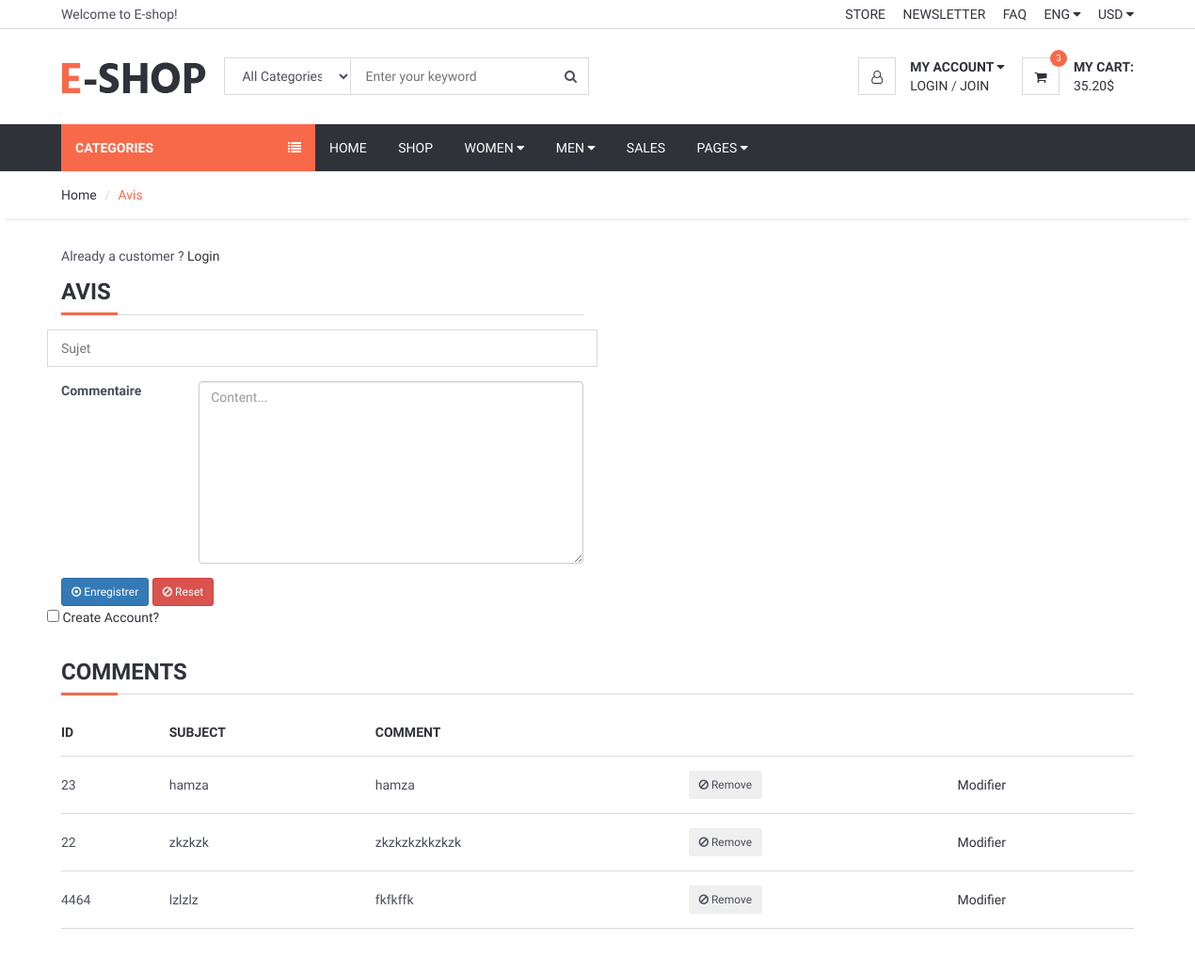
The page /Client/afficherAvis.php on the database its author committed.
### tables this page shows
CREATE TABLE IF NOT EXISTS `avis` (
  `id` int(11) NOT NULL AUTO_INCREMENT,
  `Sujet` varchar(50) DEFAULT NULL,
  `commentaire` text NOT NULL,
  PRIMARY KEY (`id`)
);

### Client/core/AvisC.php (called while the page is built, shortened)
<?PHP
class AvisC {
	function afficherAviss(){
		$sql="SElECT * From avis";
		$db = config::getConnexion();
		try{
		$liste=$db->query($sql);
		return $liste;
		}
        catch (Exception $e){
            die('Erreur: '.$e->getMessage());
        }
	}
}
?>

### Client/afficherAvis.php (the view, shortened to what this page needs)
<!DOCTYPE html>
<?PHP
include "core/AvisC.php";
$Avis1C=new AvisC();
$listeAviss=$Avis1C->afficherAviss();
?>
<html lang="en">
<head>
	<link type="text/css" rel="stylesheet" href="css/bootstrap.min.css" />
	<link type="text/css" rel="stylesheet" href="css/slick.css" />
	<link type="text/css" rel="stylesheet" href="css/slick-theme.css" />
	<link type="text/css" rel="stylesheet" href="css/nouislider.min.css" />
	<link rel="stylesheet" href="css/font-awesome.min.css">
	<link type="text/css" rel="stylesheet" href="css/style.css" />
</head>
<body>
	<header>
		<div id="top-header">
			<div class="container">
				<div class="pull-left">
					<span>Welcome to E-shop!</span>
				</div>
				<div class="pull-right">
					<ul class="header-top-links">
						<li><a href="#">Store</a></li>
						<li><a href="#">Newsletter</a></li>
						<li><a href="#">FAQ</a></li>
						<li class="dropdown default-dropdown">
							<a class="dropdown-toggle" data-toggle="dropdown" aria-expanded="true">ENG <i class="fa fa-caret-down"></i></a>
						</li>
						<li class="dropdown default-dropdown">
							<a class="dropdown-toggle" data-toggle="dropdown" aria-expanded="true">USD <i class="fa fa-caret-down"></i></a>
						</li>
					</ul>
				</div>
			</div>
		</div>
		<div id="header">
			<div class="container">
				<div class="pull-left">
					<div class="header-logo">
						<a class="logo" href="#">
							<img src="./img/logo.png" alt="">
						</a>
					</div>
					<div class="header-search">
						<form>
							<input class="input search-input" type="text" placeholder="Enter your keyword">
							<select class="input search-categories">
								<option value="0">All Categories</option>
							</select>
							<button class="search-btn"><i class="fa fa-search"></i></button>
						</form>
					</div>
				</div>
				<div class="pull-right">
					<ul class="header-btns">
						<li class="header-account dropdown default-dropdown">
							<div class="dropdown-toggle" role="button" data-toggle="dropdown" aria-expanded="true">
								<div class="header-btns-icon">
									<i class="fa fa-user-o"></i>
								</div>
								<strong class="text-uppercase">My Account <i class="fa fa-caret-down"></i></strong>
							</div>
							<a href="#" class="text-uppercase">Login</a> / <a href="#" class="text-uppercase">Join</a>
						</li>
						<li class="header-cart dropdown default-dropdown">
							<a class="dropdown-toggle" data-toggle="dropdown" aria-expanded="true">
								<div class="header-btns-icon">
									<i class="fa fa-shopping-cart"></i>
									<span class="qty">3</span>
								</div>
								<strong class="text-uppercase">My Cart:</strong>
								<br>
								<span>35.20$</span>
							</a>
						</li>
					</ul>
				</div>
			</div>
		</div>
	</header>
	<div id="navigation">
		<div class="container">
			<div id="responsive-nav">
				<div class="category-nav show-on-click">
					<span class="category-header">Categories <i class="fa fa-list"></i></span>
				</div>
				<div class="menu-nav">
					<ul class="menu-list">
						<li><a href="#">Home</a></li>
						<li><a href="#">Shop</a></li>
						<li class="dropdown mega-dropdown"><a class="dropdown-toggle" data-toggle="dropdown" aria-expanded="true">Women <i class="fa fa-caret-down"></i></a>
						</li>
						<li class="dropdown mega-dropdown full-width"><a class="dropdown-toggle" data-toggle="dropdown" aria-expanded="true">Men <i class="fa fa-caret-down"></i></a>
						</li>
						<li><a href="#">Sales</a></li>
						<li class="dropdown default-dropdown"><a class="dropdown-toggle" data-toggle="dropdown" aria-expanded="true">Pages <i class="fa fa-caret-down"></i></a>
						</li>
					</ul>
				</div>
			</div>
		</div>
	</div>
	<div id="breadcrumb">
		<div class="container">
			<ul class="breadcrumb">
				<li><a href="#">Home</a></li>
				<li class="active">Avis</li>
			</ul>
		</div>
	</div>
	<div class="section">
		<div class="container">
			<div class="row">
				<form action="ajoutAvis.php" method="POST" enctype="multipart/form-data" class="form-horizontal">
                                <form id="checkout-form" class="clearfix">
					<div class="col-md-6">
						<div class="billing-details">
							<p>Already a customer ? <a href="#">Login</a></p>
							<div class="section-title">
								<h3 class="title">Avis</h3>
							</div>
							<div class="form-group">
								<input class="input" type="text" name="Sujet" placeholder="Sujet">
							</div>
							<div class="row form-group">
                                        <div class="col col-md-3"><label for="textarea-input"  class=" form-control-label">Commentaire</label></div>
                                        <div class="col-12 col-md-9"><textarea name="commentaire" id="textarea-input" rows="9" placeholder="Content..." class="form-control"></textarea></div>
                                    </div>
                                    <div class="card-footer">
                                <button type="submit" class="btn btn-primary btn-sm" name="ajouter" >
                                    <i class="fa fa-dot-circle-o"></i> Enregistrer
                                </button>
                                <button type="reset" class="btn btn-danger btn-sm">
                                    <i class="fa fa-ban"></i> Reset
                                </button>
                            </div>
                        </form>
							<div class="form-group">
								<div class="input-checkbox">
									<input type="checkbox" id="register">
									<label class="font-weak" for="register">Create Account?</label>
								</div>
							</div>
						</div>
					</div>
					<div class="col-md-12">
						<div class="order-summary clearfix">
							<div class="section-title">
								<h3 class="title">Comments</h3>
							</div>
							<table class="shopping-cart-table table">
								<thead>
									<tr>
										<th class="text">id</th>
										<th class="text">Subject</th>
										<th class="text">Comment</th>
									</tr>
								</thead>
								<tbody>
									<?PHP
foreach($listeAviss as $row){
	?>
	<tr>
	<td><?PHP echo $row['id']; ?></td>
	<td><?PHP echo $row['Sujet']; ?></td>
	<td><?PHP echo $row['commentaire']; ?></td>
	<td><form method="POST" action="supprimerAvis.php">
	<button type="submit" class="btn btn-remove btn-sm">
                                    <i class="fa fa-ban"></i> Remove
                                </button>
	</form>
	</td>
	<td><a href="modifierAvis.php?id=<?PHP echo $row['id']; ?>">Modifier</a></td>
	</tr>
	<?PHP
}
?>
</tbody>
</body>
</html>

### Client/css/style.css (style rules this page uses)
body { font-family: 'Hind', sans-serif; color: #4A4E5A; overflow-x: hidden; }
h1, h2, h3, h4, h5, h6 { color: #30323A; margin: 0 0 10px; font-weight: 700; }
a { color: #30323A; -webkit-transition: 0.3s color; transition: 0.3s color; }
.font-weak { font-weight: 400; }
strong { color: #30323A; }
ul, ol { margin: 0; padding: 0; list-style: none }
.input { width: 100%; height: 40px; padding: 0px 15px; border: none; background-color: transparent; -webkit-box-shadow: 0px 0px 0px 1px #DADADA inset, 0px 0px 0px 5px transparent; box-shadow: 0px 0px 0px 1px #DADADA inset, 0px 0px 0px 5px transparent; -webkit-transition: 0.3s all; transition: 0.3s all; }
.input-checkbox>label { color: #30323A; }
.section { padding-top: 30px; padding-bottom: 30px; }
.section-title { position: relative; margin-bottom: 15px; margin-top: 15px; border-bottom: 1px solid #DADADA; }
.section-title .title { display: inline-block; text-transform: uppercase; }
.section-title:after { content: ""; position: absolute; left: 0; bottom: -1.5px; height: 3px; width: 60px; background-color: #F8694A; }
#breadcrumb { -webkit-box-shadow: 0px 6px 6px -6px rgba(0, 0, 0, 0.175); box-shadow: 0px 6px 6px -6px rgba(0, 0, 0, 0.175); }
.breadcrumb { background-color: transparent; border: none; border-radius: 0px; padding: 15px 0px; margin: 0; }
.breadcrumb>.active { color: #F8694A; }
.breadcrumb>li+li:before { color: #DADADA; }
#header { padding-top: 15px; padding-bottom: 15px; }
#top-header { padding-top: 5px; padding-bottom: 5px; border-bottom: 1px solid #DADADA; }
.header-top-links>li { display: inline-block; }
.header-top-links>li+li { margin-left: 15px; }
.header-top-links>li>a { cursor: pointer; text-transform: uppercase; }
.header-logo { display: inline-block; margin-right: 15px; }
.header-logo .logo>img { width: 100%; max-height: 70px; }
.header-search { display: inline-block; padding: 15px 0px; max-width: 400px; }
.header-search>form { position: relative; }
.header-search>form .search-input { padding-left: 150px; padding-right: 45px; }
.header-search>form .search-categories { position: absolute; left: 0px; top: 0px; width: 135px; }
.header-search>form .search-btn { position: absolute; top: 0px; right: 0px; width: 40px; height: 40px; background-color: transparent; border: none; }
.header-btns>li { display: inline-block; vertical-align: top; padding: 15px 0px; }
.header-btns>li+li { margin-left: 15px; }
.header-btns>li .header-btns-icon { position: relative; float: left; margin-right: 15px; width: 40px; height: 40px; line-height: 40px; text-align: center; color: #30323A; background-color: #FFF; border: 1px solid #DADADA; }
.header-btns .dropdown-toggle { display: block; cursor: pointer; }
.header-cart .header-btns-icon .qty { position: absolute; right: -9px; top: -9px; width: 18px; height: 18px; line-height: 18px; text-align: center; font-size: 10px; background: #F8694A; color: #FFF; border-radius: 50%; }
#navigation { background-color: #30323A; }
#navigation .container { position: relative; }
.category-nav { float: left; width: 270px; }
.category-nav .category-header { padding: 15px; display: block; text-transform: uppercase; background: #F8694A; color: #FFF; font-weight: 700; }
.category-nav .category-header>i { float: right; line-height: 20px; }
.menu-nav .menu-list>li { display: inline-block; }
.menu-nav .menu-list>li>a { display: block; padding: 15px; color: #FFF; text-transform: uppercase; }
.dropdown.mega-dropdown.full-width { position: static !important; }
.shopping-cart-table>tbody>tr>td, .shopping-cart-table>tbody>tr>th, .shopping-cart-table>tfoot>tr>td, .shopping-cart-table>tfoot>tr>th, .shopping-cart-table>thead>tr>td, .shopping-cart-table>thead>tr>th { padding: 15px 0px; vertical-align: middle; border-top: 1px solid #DADADA; }
.shopping-cart-table>thead>tr>th { color: #30323A; text-transform: uppercase; border-bottom: 1px solid #DADADA; }
.shopping-cart-table>tbody>tr:last-child>td { border-bottom: 1px solid #DADADA; }

### rows shown on the page
avis: id "23", Sujet "hamza", commentaire "hamza"
avis: id "22", Sujet "zkzkzk", commentaire "zkzkzkzkkzkzk"
avis: id "4464", Sujet "lzlzlz", commentaire "fkfkffk"
